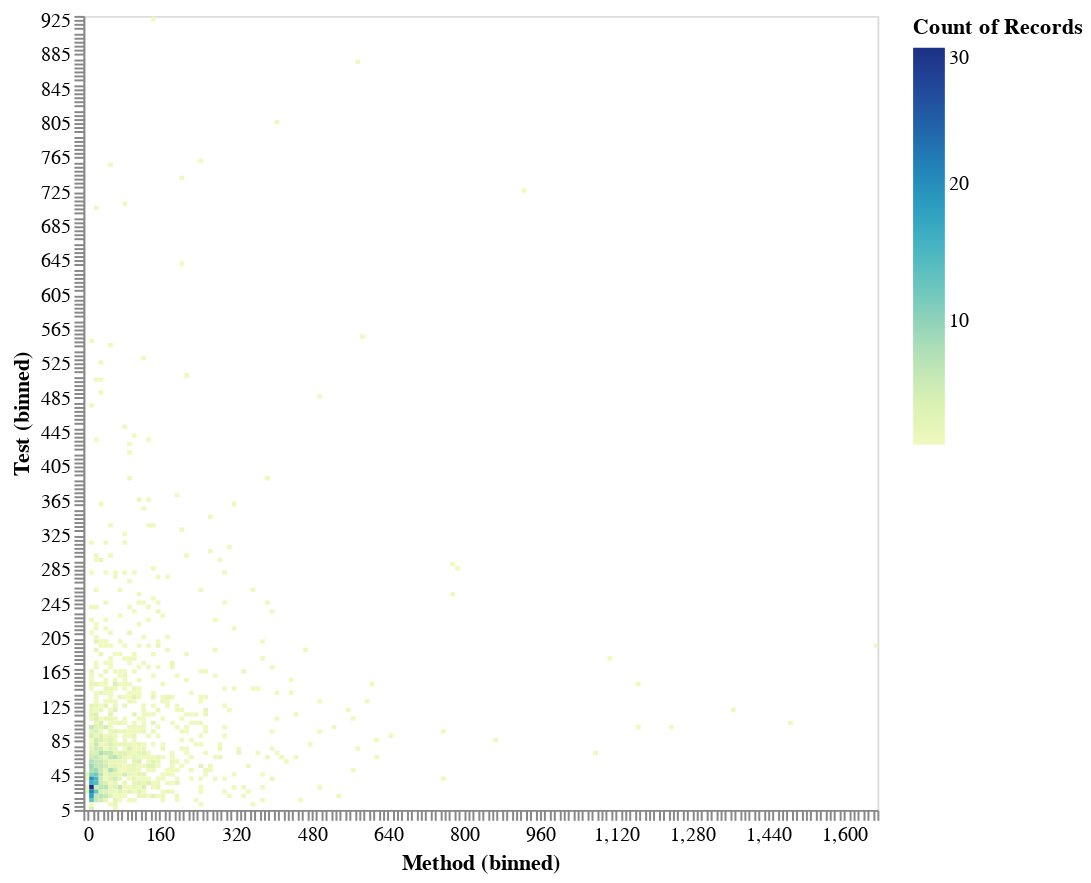

The cell this chart's notebook holds for it:
### Code cell
# chart of the correlation between the length of the methods and tests:

alt.Chart(length_of_sentences).mark_rect().encode(
    alt.X('Method', bin=alt.Bin(maxbins=200)),
    alt.Y('Test', bin=alt.Bin(maxbins=200)),
    alt.Color('count()')
).interactive().properties(
    width=400,
    height=400
)

### Figure 1 — Vega-Lite specification as saved in the notebook (floating-point values rounded to 4 significant figures; data arrays with more than 128 entries replaced by an {"elided": "..."} marker saying what was removed)
{"config": {"view": {"continuousWidth": 400, "continuousHeight": 300}}, "data": {"name": "data-b68d2e939271e6ce57bfd79fd937574f"}, "mark": "rect", "encoding": {"color": {"type": "quantitative", "aggregate": "count"}, "x": {"type": "quantitative", "bin": {"maxbins": 200}, "field": "Method"}, "y": {"type": "quantitative", "bin": {"maxbins": 200}, "field": "Test"}}, "height": 400, "selection": {"selector001": {"type": "interval", "bind": "scales", "encodings": ["x", "y"]}}, "width": 400, "$schema": "https://vega.github.io/schema/vega-lite/v4.8.1.json", "datasets": {"data-b68d2e939271e6ce57bfd79fd937574f": {"elided": "1236 records"}}}
